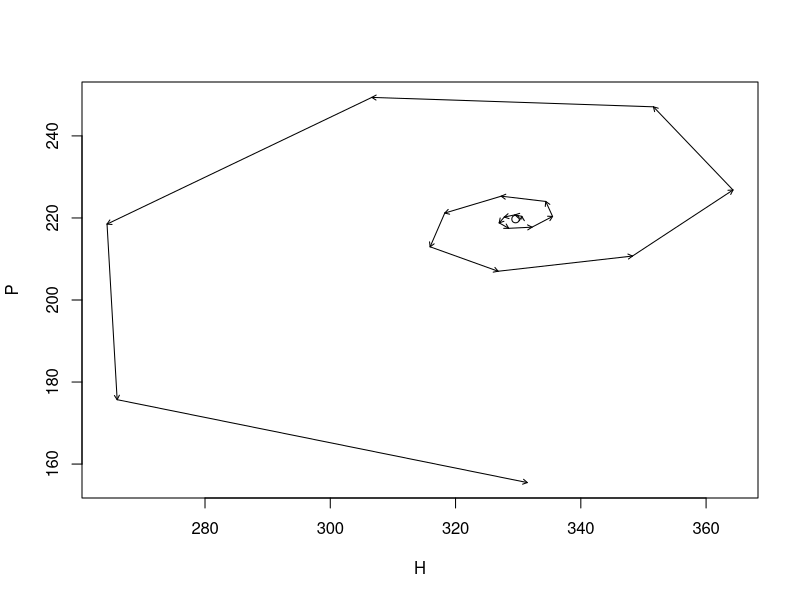
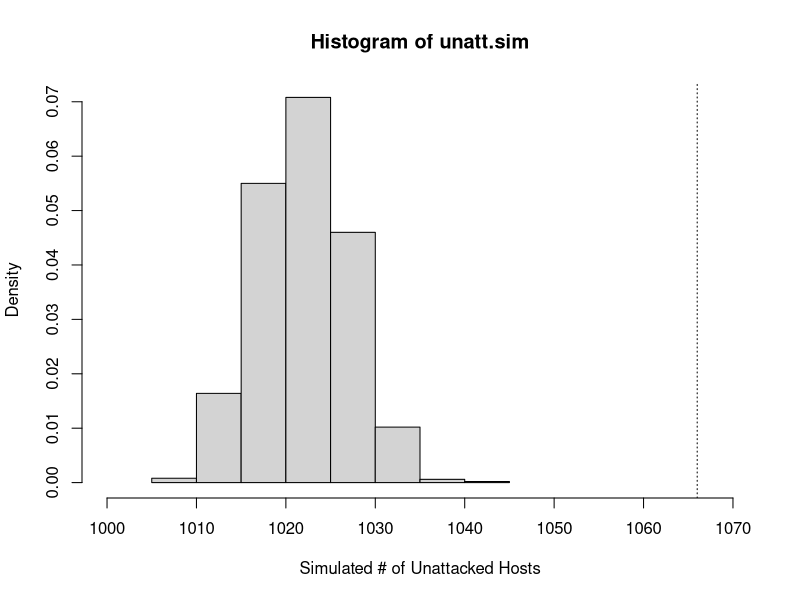
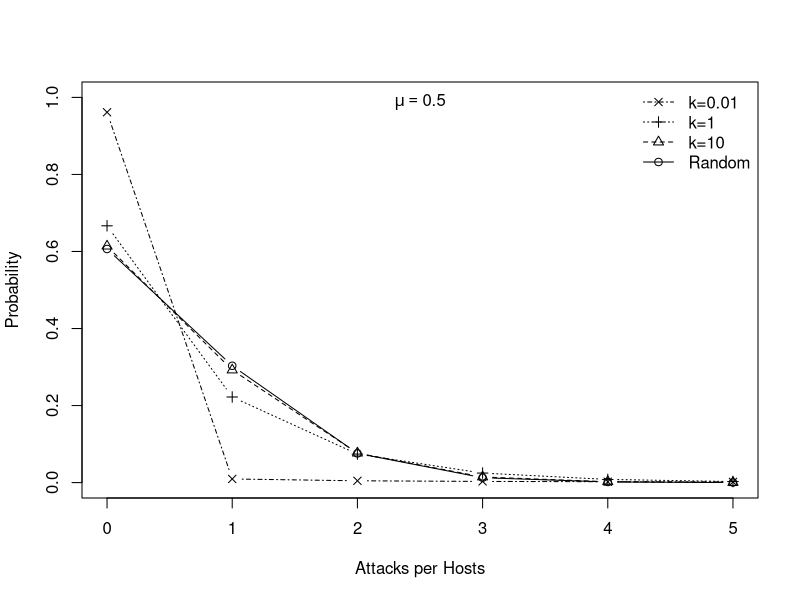
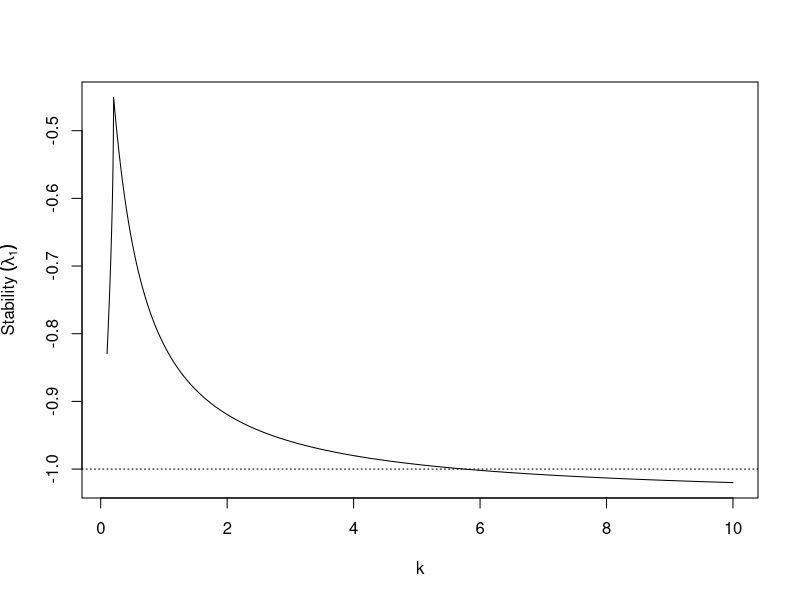
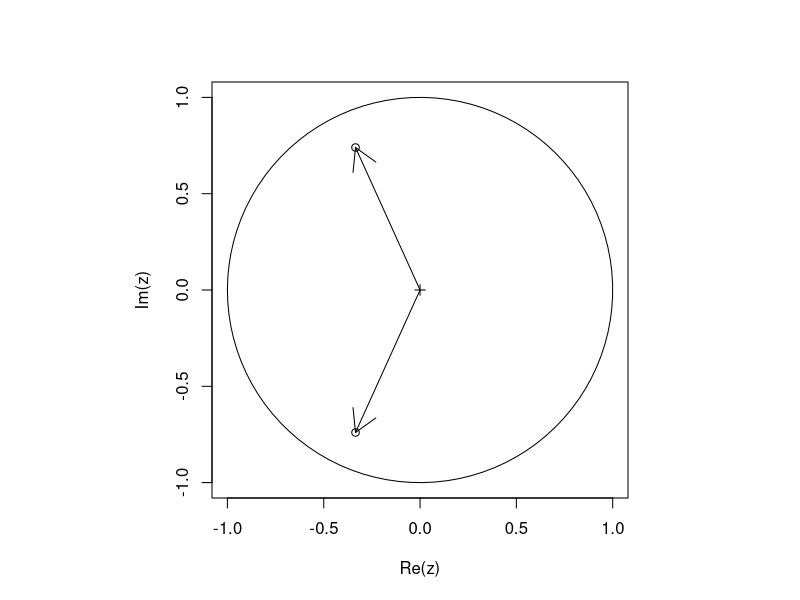
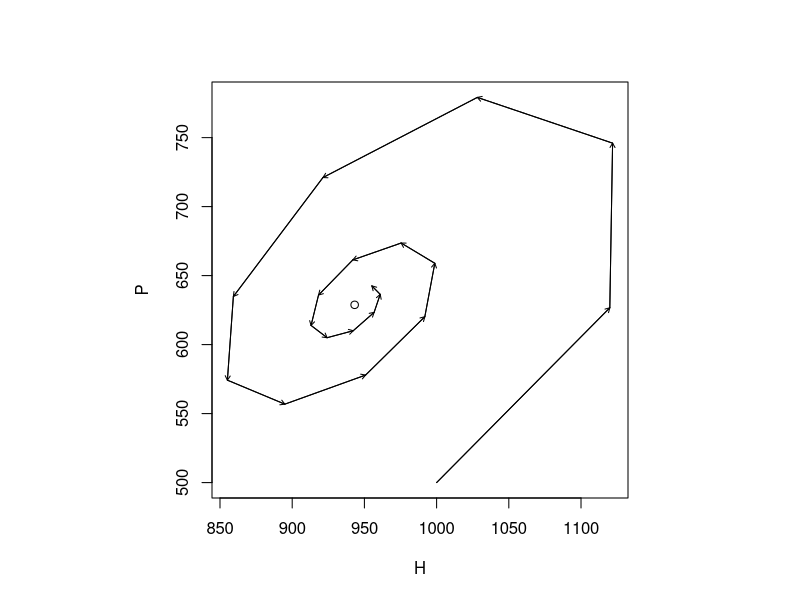

The R source for these figures, in order:
## ---- chunk 1
time <- 20; R <- 3; a <- .005
HPs <- data.frame(Hs <- numeric(time), Ps <- numeric(time))
## ---- chunk 2
Pst <- log(R)/a; Hst <- Pst*R/(R-1) 
HPs[1, ] <- c(Hst+1, Pst)
## ---- chunk 3
for(t in 1:(time-1))  HPs[t+1,]  <- {H <- R * HPs[t,1] * exp( -a * HPs[t,2] )
                                 P <- HPs[t,1]*(1-exp(-a*HPs[t,2]))
                               c(H,P) }
## ---- chunk 4
plot(HPs[,1], HPs[,2], type="n", xlab="H", ylab="P"); points(Hst, Pst);
arrows(HPs[-time,1], HPs[-time,2], HPs[-1,1], HPs[-1,2], length=.05)
## ---- chunk 5
totals <- c(1066, 176, 48, 8, 5)
## ---- chunk 6
obs <- rep(0:4, totals)
## ---- chunk 7
H <- sum( totals )
No.attacks <- sum(obs)
mean.attacks <- mean(obs)
## ---- chunk 8
attack.events <- sample(x=1:H, size=No.attacks, replace=TRUE)
## ---- chunk 9
N.attacks.per.host <- table(attack.events)
## ---- chunk 10
(tmp <- table( N.attacks.per.host ) )
## ---- chunk 11
not.att <- H - sum(tmp)
## ---- chunk 12
obs.sim <- rep(0:max(N.attacks.per.host), c(not.att, tmp))
table(obs)
table(obs.sim)
## ---- chunk 13
n <- 1000
unatt.sim<- sapply(1:n, function(j) { ## Repeat n times...
  ## simulate the same number of attacks.
  host.sim.att <- sample(x=1:H, size=No.attacks, replace=TRUE)
  ## subtract the number of attacked hosts from the total in the host population
  ## The number of attacks on each attacked host
  attacks.per <- table(host.sim.att)
  ## the number of attacked hosts 
  n.attd <- length( attacks.per)
  ## the number not attacked
  H - n.attd
                         } )
## ---- chunk 14
hist(unatt.sim, xlab="Simulated # of Unattacked Hosts", 
     prob=TRUE, xlim=c(1000, 1070) )
abline(v=1066, lty=3)
abline(v=exp(-mean.attacks), lty=2)
## ---- chunk 15
(I <- var(obs)/mean(obs))
## ---- chunk 16
1-pchisq(I*H, df=H-1)
## ---- chunk 17
nb.dat <- cbind(
       Random = dnbinom(0:5, mu=.5, size=10^10),
      "k=10"=dnbinom(0:5, mu=.5, size=10),
      "k=1"=dnbinom(0:5, mu=.5, size=1),
      "k=0.01"=dnbinom(0:5, mu=.5, size=.01)
               )
matplot(0:5, nb.dat , type="b", pch=1:4, col=1, ylim=c(0,1),
        xlab="Attacks per Hosts", ylab="Probability") 
legend("topright", rev(colnames(nb.dat)), pch=4:1, lty=4:1, bty='n')
mtext(quote(mu== 0.5), padj=2)
## ---- chunk 18
F.H <- expression(R*H*(1+a*P/k)^-k - H )
F.P <- expression(H - H*(1+a*P/k)^-k - P)
F.H.H <- D(F.H, "H"); F.H.P <- D(F.H, "P")
F.P.H <- D(F.P, "H"); F.P.P <- D(F.P, "P")
## ---- chunk 19
k <- 10^seq(-1, 1, by=.01)
R <- 3
a <- .005
HPeigs <- sapply(k, function(ki) {
  k <- ki
  P <- k*(R^(1/k) - 1)/a
  H <- P * R/(R-1)
  jac <- matrix( c(eval(F.H.H), eval(F.H.P), eval(F.P.H), eval(F.P.P)), 
                nrow=2, byrow=TRUE )
eigen(jac)[["values"]] 
} )
## ---- chunk 20
modmaxs <- apply( HPeigs, 2, function(lambdas) {
  i <- which.max(Mod(lambdas))
  sign(Re(lambdas[i])) * Mod(lambdas[i]) })

plot(k, modmaxs, type='l', 
     ylab=quote("Stability "*(lambda[1])) )
abline(h=-1, lty=3)
## ---- chunk 21
th <- seq(-pi, pi, len=100)
z <- exp(1i*th)
## ---- chunk 22
par(pty="s")
plot(z, type="l")
points(0,0, pch=3); points(HPeigs[,100])
arrows(x0=c(0,0), y0=c(0,0), x1=Re(HPeigs[,100]), y1=Im(HPeigs[,100]))
## ---- chunk 23
time <- 20; R <- 3; a <- .005; k <- .6
HP2s <- data.frame(Hs = numeric(time), Ps = numeric(time))
## ---- chunk 24
P2st <- k*(R^(1/k) - 1)/a; H2st <- P2st * R/(R-1)
P2st;H2st
HP2s[1, ] <- c(1000,500)
## ---- chunk 25
for(t in 1:(time-1))  HP2s[t+1,]  <- {
  H <- R * HP2s[t,1] * (1+a*HP2s[t,2]/k)^(-k)
  P <- HP2s[t,1] - HP2s[t,1] * (1+a*HP2s[t,2]/k)^(-k)
                               c(H,P) }

## ---- chunk 26
{
  plot(HP2s[,1], HP2s[,2], type="l", xlab="H", ylab="P")
  points(H2st, P2st)
  arrows(HP2s[-time,1], HP2s[-time,2], HP2s[-1,1], HP2s[-1,2], length=.05)
}
